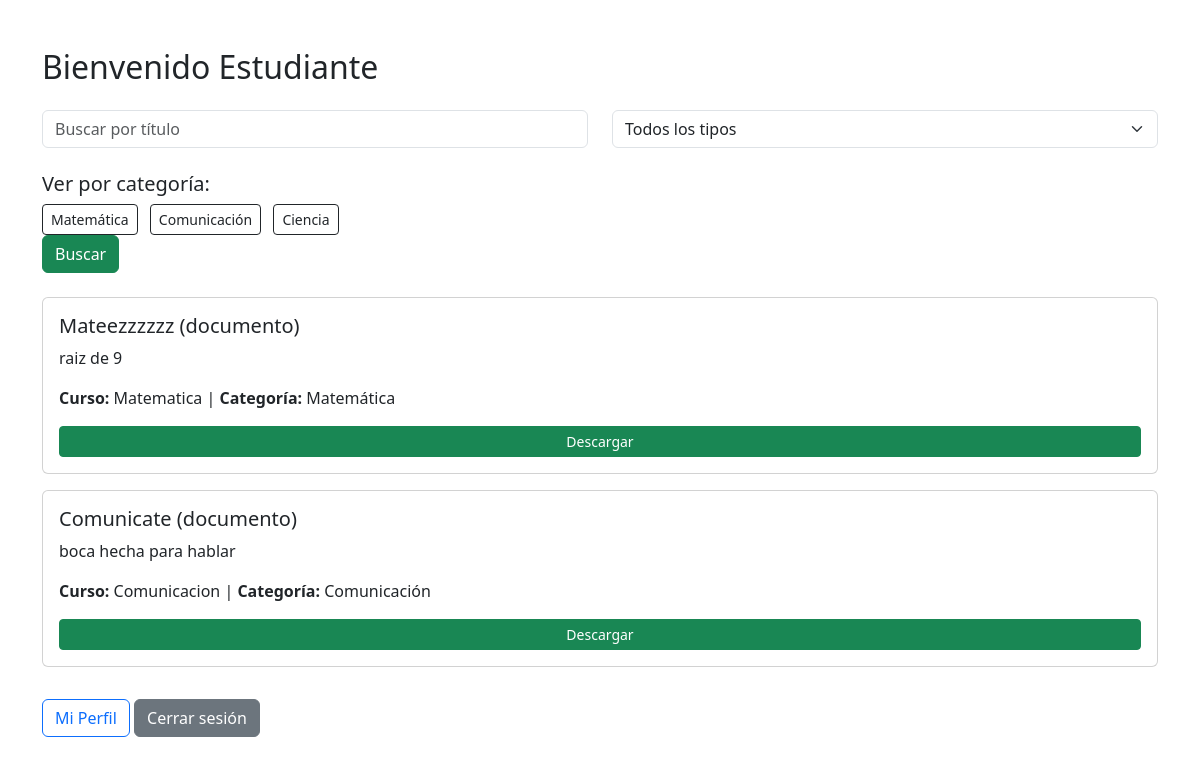
/dashboard/estudiante.php (signed in), run on the app's committed database.
### tables this page shows
CREATE TABLE `recursos` (
  `id` int(11) NOT NULL,
  `docente_id` int(11) DEFAULT NULL,
  `titulo` varchar(255) DEFAULT NULL,
  `tipo` enum('documento','video','enlace','ejercicio') DEFAULT NULL,
  `archivo` varchar(255) DEFAULT NULL,
  `enlace` text DEFAULT NULL,
  `descripcion` text DEFAULT NULL,
  `curso` varchar(100) DEFAULT NULL,
  `categoria` enum('Matemática','Comunicación','Ciencia') DEFAULT NULL,
  `fecha_subida` datetime DEFAULT current_timestamp()
);

### dashboard/estudiante.php (the view, shortened to what this page needs)
<?php
require_once '../config.php';
?>
<link href="https://cdn.jsdelivr.net/npm/bootstrap@5.3.0/dist/css/bootstrap.min.css" rel="stylesheet">
<div class="container mt-5">
  <h2>Bienvenido Estudiante</h2>
  <form method="GET" class="mt-4 mb-4">
    <div class="row">
      <div class="col">
        <input type="text" name="buscar" class="form-control" placeholder="Buscar por título" value="<?= $_GET['buscar'] ?? '' ?>">
      </div>
      <div class="col">
        <select name="tipo" class="form-select">
          <option value="">Todos los tipos</option>
        </select>
      </div>
      <div class="mt-4">
  <h5>Ver por categoría:</h5>
  <a href="../recursos/recursos_matematica.php" class="btn btn-outline-dark btn-sm me-2">Matemática</a>
  <a href="../recursos/recursos_comunicacion.php" class="btn btn-outline-dark btn-sm me-2">Comunicación</a>
  <a href="../recursos/recursos_ciencia.php" class="btn btn-outline-dark btn-sm">Ciencia</a>
  </div>
      <div class="col">
        <button type="submit" class="btn btn-success">Buscar</button>
      </div>
    </div>
  </form>
  <?php
  $params = [];
  $sql = "SELECT * FROM recursos";
  $stmt = $pdo->prepare($sql);
  $stmt->execute($params);
  $recursos = $stmt->fetchAll();
  if ($recursos) {
      foreach ($recursos as $recurso) {
          echo "<div class='card mb-3 p-3'>";
          echo "<h5>{$recurso['titulo']} ({$recurso['tipo']})</h5>";
          echo "<p>{$recurso['descripcion']}</p>";
          echo "<p><strong>Curso:</strong> {$recurso['curso']} | <strong>Categoría:</strong> {$recurso['categoria']}</p>";
          if ($recurso['tipo'] === 'enlace') {
              echo "<a href='{$recurso['enlace']}' target='_blank' class='btn btn-sm btn-primary'>Abrir enlace</a>";
          } else {
              echo "<a href='../{$recurso['archivo']}' download class='btn btn-sm btn-success'>Descargar</a>";
          }
          echo "</div>";
      }
  } else {
      echo "<div class='alert alert-warning'>No se encontraron recursos.</div>";
  }
  ?>
  <a href="perfil.php" class="btn btn-outline-primary mt-3">Mi Perfil</a>
  <a href="../auth/logout.php" class="btn btn-secondary mt-3">Cerrar sesión</a>
</div>

### data on the page
recursos: titulo "Mateezzzzzz", tipo "documento", descripcion "raiz de 9", curso "Matematica", categoria "Matemática"
recursos: titulo "Comunicate", tipo "documento", descripcion "boca hecha para hablar", curso "Comunicacion", categoria "Comunicación"
